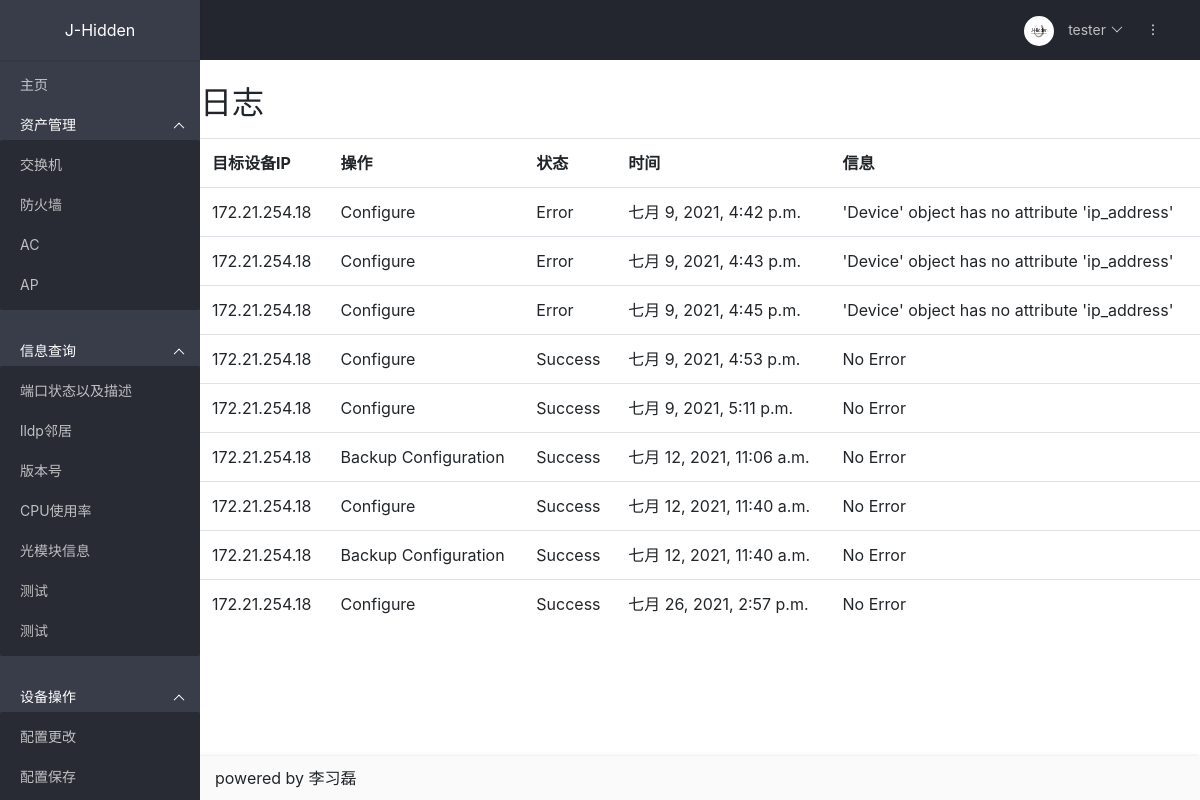
Page /Log_message/ on the committed database.
### cmdb/models.py (models this page shows, shortened)
class Log(models.Model):
    target = models.CharField(verbose_name='目标', max_length=128)
    action = models.CharField(verbose_name='行为', max_length=128)
    status = models.CharField(verbose_name='状态', max_length=128)
    time = models.DateTimeField(verbose_name='操作时间', auto_now_add=True)
    message = models.CharField(verbose_name='信息', max_length=128)

### cmdb/views.py (the view)
# urls.py: path('Log_message/', views.Log_message, name='log_message'),
def Log_message(request):
    log_message = Log.objects.all()
    return render(request, 'log_message.html', {'log_message': log_message})

### cmdb/templates/log_message.html (shortened to what this page needs)
{% extends 'base.html' %}
{% block head %}
    <link rel="stylesheet" href="https://cdn.jsdelivr.net/npm/bootstrap@4.6.0/dist/css/bootstrap.min.css">
{% endblock %}
{% block content %}
    <h2 class="mt-4">日志</h2>
    <table class="mt-3 table">
        <tr>
            <th>目标设备IP</th>
            <th>操作</th>
            <th>状态</th>
            <th>时间</th>
            <th>信息</th>
        </tr>
        {% for log in log_message %}
            <tr>
                <td>{{ log.target }}</td>
                <td>{{ log.action }}</td>
                <td>{{ log.status }}</td>
                <td>{{ log.time }}</td>
                <td>{{ log.message }}</td>
            </tr>
        {% endfor %}
    </table>
{% endblock content %}

### cmdb/static/css/layui.css (style rules this page uses)
h1,h2,h3,h4,h5,h6 { font-weight:400 }
a,body { color:#333 }
blockquote,body,button,dd,div,dl,dt,form,h1,h2,h3,h4,h5,h6,input,li,ol,p,pre,td,textarea,th,ul { margin:0;padding:0;-webkit-tap-highlight-color:rgba(0,0,0,0) }
table { border-collapse:collapse;border-spacing:0 }
body { line-height:1.6;color:rgba(0,0,0,.85);font:14px Helvetica Neue,Helvetica,PingFang SC,Tahoma,Arial,sans-serif }

### rows in the picture
Log: target "172.21.254.18", action "Configure", status "Error", time "七月 9, 2021, 4:42 p.m.", message "'Device' object has no attribute 'ip_address'"
Log: target "172.21.254.18", action "Configure", status "Error", time "七月 9, 2021, 4:43 p.m.", message "'Device' object has no attribute 'ip_address'"
Log: target "172.21.254.18", action "Configure", status "Error", time "七月 9, 2021, 4:45 p.m.", message "'Device' object has no attribute 'ip_address'"
Log: target "172.21.254.18", action "Configure", status "Success", time "七月 9, 2021, 4:53 p.m.", message "No Error"
Log: target "172.21.254.18", action "Configure", status "Success", time "七月 9, 2021, 5:11 p.m.", message "No Error"
Log: target "172.21.254.18", action "Backup Configuration", status "Success", time "七月 12, 2021, 11:06 a.m.", message "No Error"
Log: target "172.21.254.18", action "Configure", status "Success", time "七月 12, 2021, 11:40 a.m.", message "No Error"
Log: target "172.21.254.18", action "Backup Configuration", status "Success", time "七月 12, 2021, 11:40 a.m.", message "No Error"
Log: target "172.21.254.18", action "Configure", status "Success", time "七月 26, 2021, 2:57 p.m.", message "No Error"
